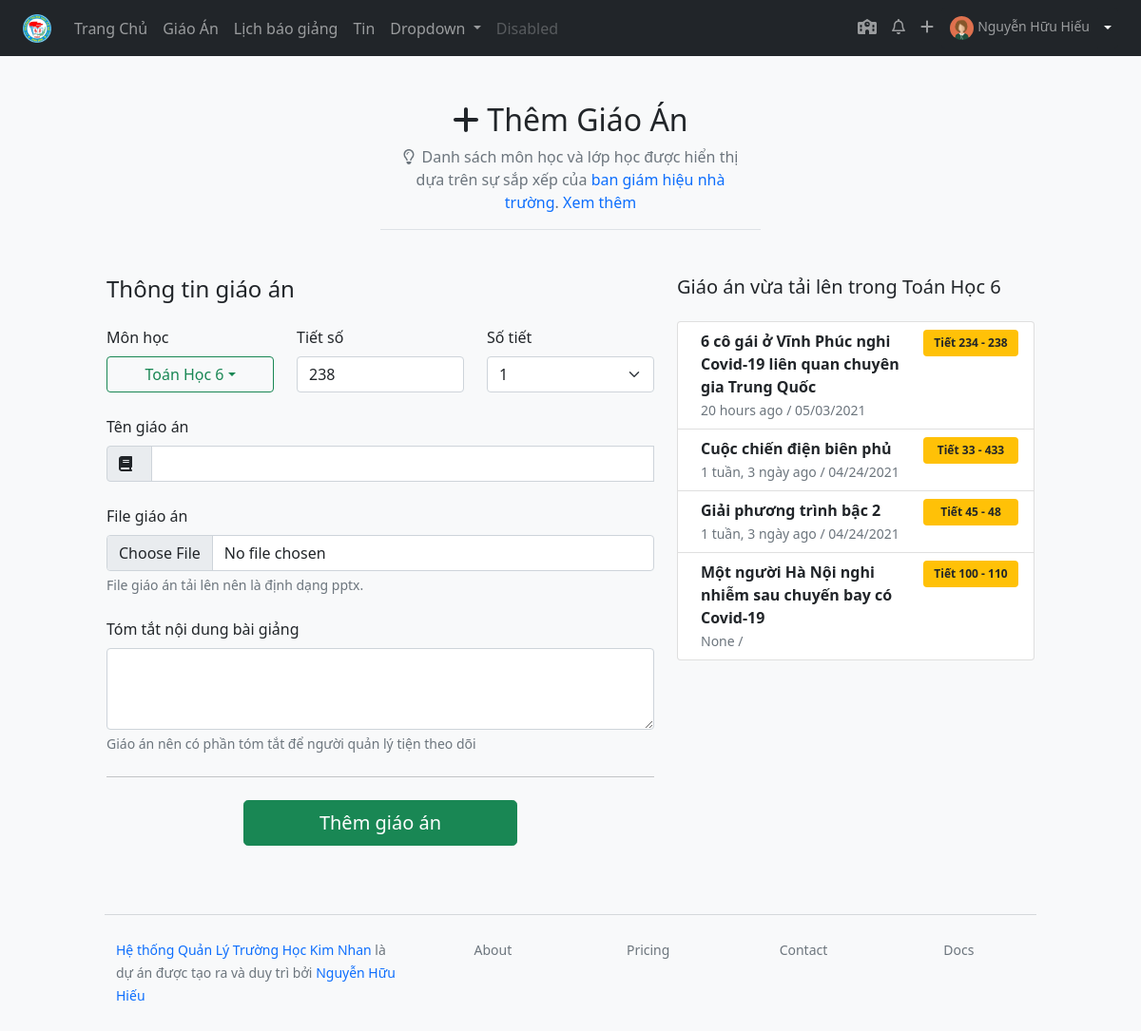
Page /lessons/add/toan-hoc/6/ (signed in) on the earlier database version.
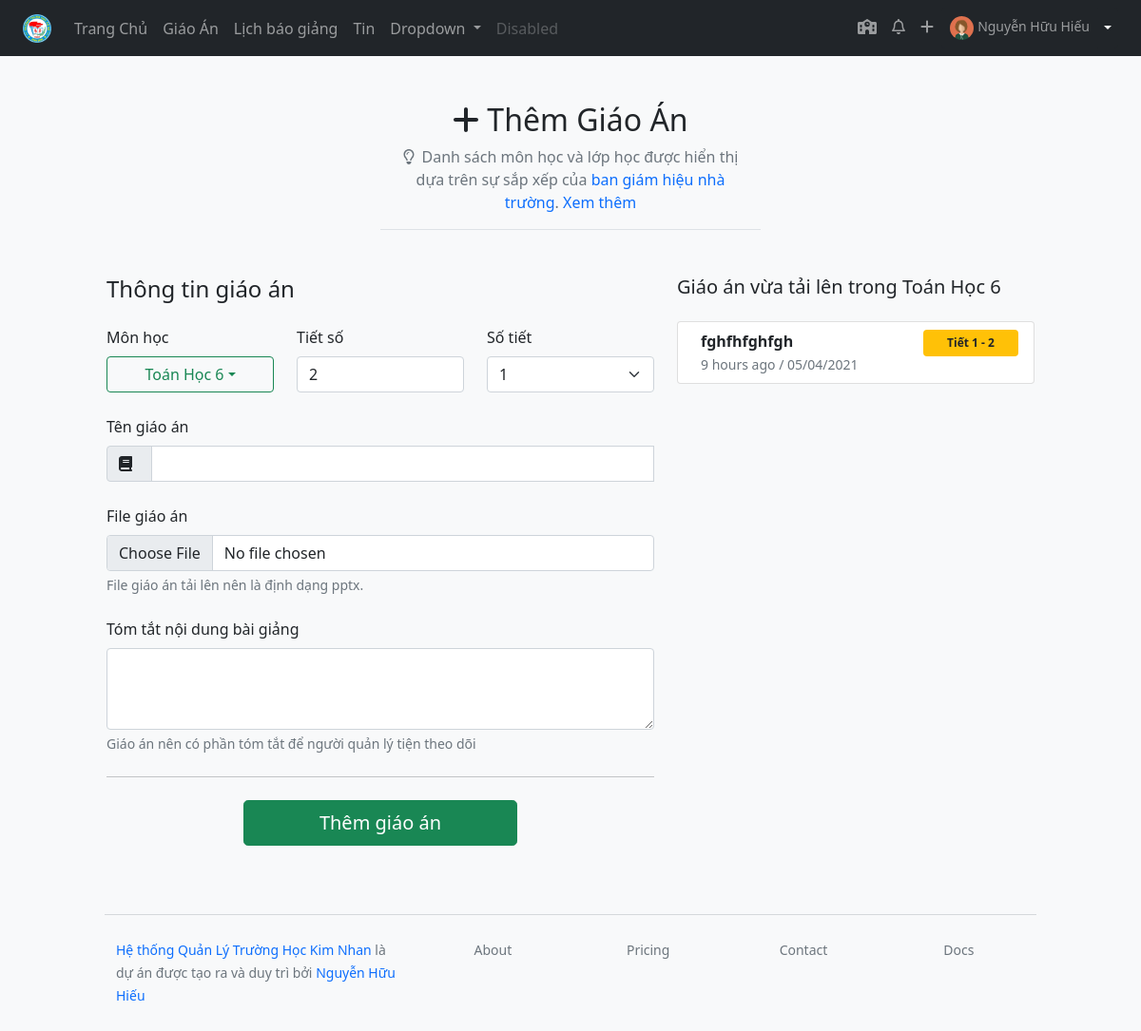
Same page on the later database version.
### lessonmanagement/models.py (models this page shows, shortened)
class Lesson(models.Model):
    title = models.CharField(max_length=200)
    lesson_path = models.FileField(blank=True, null=True)
    upload_time = models.DateTimeField(blank=True, null=True)
    LEVEL_CHOICES = [
        (6, 6),
        (7, 7),
        (8, 8),
        (9, 9)
    ]
    level = models.IntegerField(choices=LEVEL_CHOICES)
    description = models.CharField(max_length=200, null=True, blank=True)
    teacher = models.ForeignKey(Teacher, on_delete=models.CASCADE)
    subject = models.ForeignKey(Subject, on_delete=models.CASCADE)
    start_number_lesson = models.IntegerField(help_text="Bài giảng này ở tiết số mấy")
    cout_number_lesson = models.IntegerField(help_text="Bài giảng này trong bao nhiêu tiết")
    classyear = models.ManyToManyField(Classyear, through="LessonClassyear")
    STATUS_CHOICES = [
    ('pending', 'Chờ duyệt'),
    ('acept', 'Đã duyệt'),
    ('deny', 'Bị từ chối'),
    ]
    status = models.CharField(max_length=10, blank=True, choices=STATUS_CHOICES ,default='pending')
    checker = models.ForeignKey(Teacher, related_name="lesson_checker" ,on_delete=models.SET_NULL, null=True, blank=True)
    check_date = models.DateTimeField(auto_now=True)
    note_checker = models.CharField(max_length=200, blank=True)
    class Meta:
        verbose_name = "Giáo Án"
        verbose_name_plural = "Giáo Án"
        ordering = ["-upload_time"]

### lessonmanagement/views.py (the view, shortened to what this page needs)
# urls.py: path('lessons/add/<str:subject>/<int:level>/', views.add_lesson_subject_level, name="add_lesson_subject_level"),
@login_required
def add_lesson_subject_level(request, subject, level):
    teacher = request.user.teacher.id
    q2 = Lesson.objects.filter(teacher=teacher).filter(subject__subject_slug = subject).filter(level = level)
    try:
        latest_lesson = q2.latest('start_number_lesson')
        new_number_lesson = latest_lesson.start_number_lesson + latest_lesson.cout_number_lesson
    except:
        new_number_lesson = 1
    try:
        q1 = SubjectClassyear.objects.filter(teacher = teacher).filter(subject__subject_slug=subject).filter(classyear__startyear = level_to_startyear(level))
        subject_classyear_list = q1.latest('id')
        subject_level_title = subject_classyear_list.subject.title + ' ' + str(level)
        classyear_title_list = ', '.join(str(class_level_def(i.classyear.startyear)) + i.classyear.title for i in q1)
        last_lesson = q2.order_by('-upload_time')[:5]
        context = {
            'subject_classyear_list': subject_classyear_list,
            'subject_level_title': subject_level_title,
            'new_number_lesson': new_number_lesson,
            'classyear_title_list': classyear_title_list,
            'last_lesson': last_lesson,
            'subject_classyear': q1,
            'subject':subject,
            'level': level
        }
    except:
         return redirect('addlesson')
    return render(request, 'lesson/add_lesson_subject.html', context)

### lessonmanagement/models.py (called while the page is built)
    def full_name(self):
        return ('%s %s') % (self.firstname, self.lastname)

    def subject_classyear_list(self):
        return self.subjectclassyear_set.filter(is_teach_now = True).order_by('subject__title').values('subject__title', 'classyear__startyear','subject__group__title').distinct()

### lessonmanagement/templatetags/lessonmanagement_extras.py (called while the page is built)
@register.filter
def classlevel(value):
    now = datetime.now()
    i = 0
    if (now.month < 9):
        i =  (now.year - value) + 5
    else:
        i = (now.year - value) + 6
    if i in [6,7,8,9]:
        return i
    else:
        return value

### lessonmanagement/views.py (called while the page is built)
def level_to_startyear(level):
    if now.month < 9:
        return (now.year + 5 - level)
    else:
        return (now.year + 6 - level)

def class_level_def(year):
    i = 0
    if (now.month < 9):
        i =  (now.year - year) + 5
    else:
        i = (now.year - year) + 6
    if i in [6,7,8,9]:
        return i
    else:
        return year

### lessonmanagement/templates/lesson/add_lesson_subject.html (shortened to what this page needs)
{% extends 'base_clean.html' %}
{% block content %}
{% with teacher=request.user.teacher %}
{% load lessonmanagement_extras %}
{% load humanize %}
<div class="row justify-content-center ">
  <div class="col-4 border-bottom">
    <h2 class="mt-5 text-center"><i class="fas fa-plus me-2"></i>Thêm Giáo Án</h2>
    <p class="text-center text-muted"><i class="far fa-lightbulb me-2"></i>Danh sách môn học và lớp học được hiển thị dựa trên sự sắp xếp của <a href="#" class="text-decoration-none">ban giám hiệu nhà trường</a>.<a href="#" class="text-decoration-none"> Xem thêm</a></p>
  </div>
</div>
<div class="row pt-5 justify-content-center">
  <div class="col-6">
      <form method="POST" enctype="multipart/form-data" class="needs-validation" novalidate >
        <div class="row">
          <h4 class="mb-4">Thông tin giáo án</h4>
          <div class="col-4">
            <label for="subjectLevel" class="form-label">Môn học</label>
            <div id="subjectLevel">
              <button class="btn btn-outline-success dropdown-toggle w-100" type="button" data-bs-toggle="dropdown" aria-expanded="false">{{subject_level_title}}</button>
            </div>
          </div>
        <div class="col-4">
          <label for="startLesson" class="form-label">Tiết số</label>
          <input type="number" class="form-control" id="startLesson" name="start_lesson"
          value = {{ new_number_lesson }} required >
        </div>
        <div class="col-4">
          <label for="countLesson" class="form-label">Số tiết</label>
          <div id="countLesson">
          <select class="form-select"  name="count_lesson">
            <option value="1">1</option>
          </select>
        </div>
        </div>
        <div class="col-12">
          <label for="titleLesson" class="form-label mt-4">Tên giáo án</label>
          <div class="input-group" >
            <span class="input-group-text" id="basic-addon1"><i class="fas fa-book me-2"></i></span>
            <input type="text" id="titleLesson" name='title_lesson' class="form-control" aria-label="Username" aria-describedby="basic-addon1" required value placeholder>
          </div>
        </div>
        <div class="col-12">
          <label for="fileLesson" class="form-label mt-4">File giáo án</label>
          <input class="form-control" type="file" id="fileLesson" name="file_lesson" required>
          <div class="form-text">File giáo án tải lên nên là định dạng pptx.</div>
        </div>
        <div class="col-12">
          <label for="descriptionLesson" class="form-label mt-4">Tóm tắt nội dung bài giảng</label>
          <textarea class="form-control" id="descriptionLesson" rows="3" name="description_lesson"></textarea>
          <div class="form-text">Giáo án nên có phần tóm tắt để người quản lý tiện theo dõi</div>
          <hr class="my-4">
        </div>
        <div class="col-12 d-flex justify-content-center">
  <button type="submit" class="btn btn-lg btn-success mb-4 w-50">Thêm giáo án</button>
        </div>
</div>
      </form>
  </div>
  <div class="col-4">
    {% if last_lesson %}
    <h5 class="mb-4">Giáo án vừa tải lên trong {{ subject_level_title }}</h5>
    <div class="list-group">
      {% for lesson in last_lesson %}
      <a href="#" class="list-group-item list-group-item-action d-flex justify-content-between align-items-start">
        <div class="ms-2 me-auto">
          <div class="fw-bold">
            {{ lesson.title }}
         </div>
         <small class="text-muted">   {{ lesson.upload_time|naturaltime }} /
         {{ lesson.upload_time|date:"SHORT_DATE_FORMAT" }}
         </small>
        </div>
        <span class="badge bg-warning text-dark p-2 ms-2"  style="min-width: 100px;">
          Tiết {{ lesson.start_number_lesson }} - {{ lesson.start_number_lesson|add:lesson.cout_number_lesson }}
        </span>
      </a>
      {% endfor %}
    </div>
    {% else %}
    <h4 class="text-danger">Chưa có giáo án nào được tải lên trong mục này</h4>
    {% endif %}
  </div>
<div class="row justify-content-center">
  <div class="col-10">
    {% include 'footer_withsidebar.html' %}
  </div>
</div>
</div>
  {% endwith %}
{% endblock %}

Differences in the rows shown:
removed Lesson: title "6 cô gái ở Vĩnh Phúc nghi Covid-19 liên quan chuyên gia Trung Quốc", upload_time "20 hours ago", upload_time "05/03/2021", start_number_lesson "234", start_number_lesson|add "238"
removed Lesson: title "Cuộc chiến điện biên phủ", upload_time "1 tuần, 3 ngày ago", upload_time "04/24/2021", start_number_lesson "33", start_number_lesson|add "433"
removed Lesson: title "Giải phương trình bậc 2", upload_time "1 tuần, 3 ngày ago", upload_time "04/24/2021", start_number_lesson "45", start_number_lesson|add "48"
removed Lesson: title "Một người Hà Nội nghi nhiễm sau chuyến bay có Covid-19", upload_time "None", start_number_lesson "100", start_number_lesson|add "110"
added Lesson: title "fghfhfghfgh", upload_time "9 hours ago", upload_time "05/04/2021", start_number_lesson "1", start_number_lesson|add "2"
Other differences:
form field start_lesson: "238" → "2"
